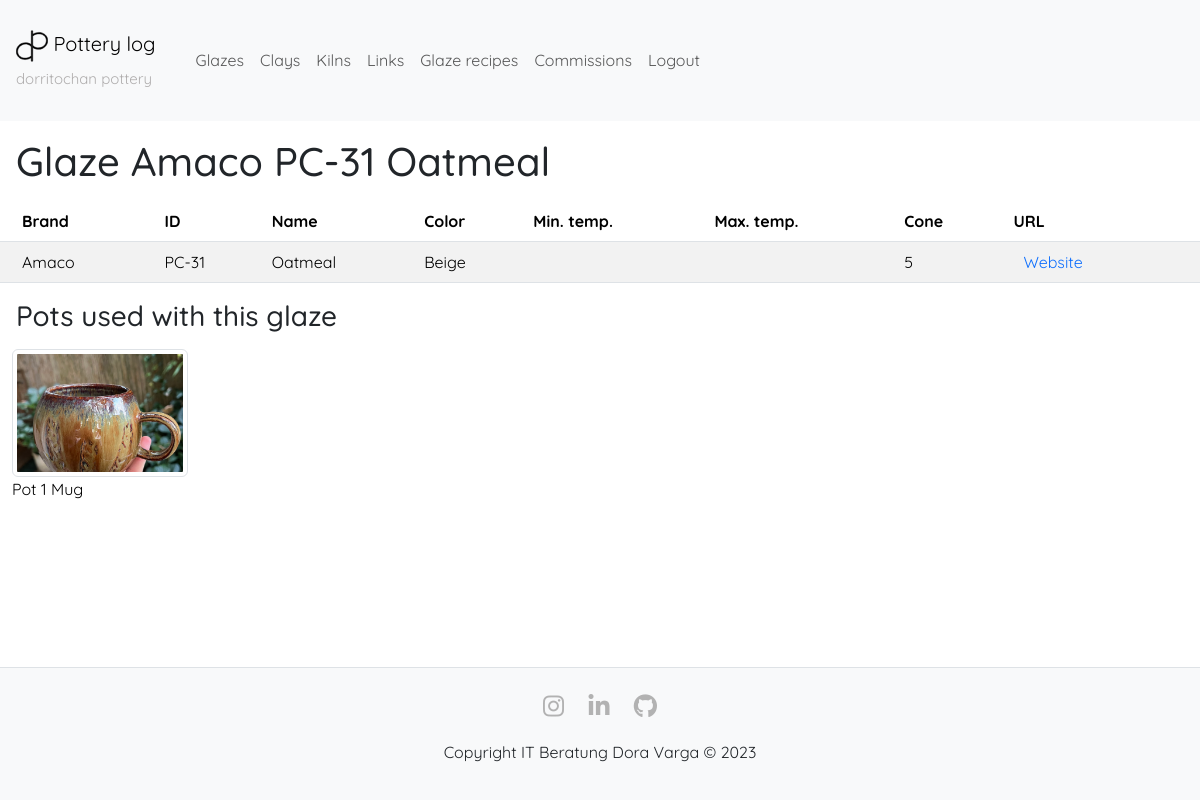
Page /showglaze/20 (signed in) on the committed database.
### app/models.py (models this page shows, shortened)
class Glaze(db.Model):
    __tablename__ = 'glaze'
    id = db.Column(db.Integer, primary_key=True)
    brand = db.Column(db.String(140), index=True)
    name = db.Column(db.String(50), unique=True)
    brand_id = db.Column(db.Integer, unique=True)
    color = db.Column(db.String(140))
    temp_min = db.Column(db.Integer) # in °C
    temp_max = db.Column(db.Integer) # in °C
    cone = db.Column(db.String(5))
    glaze_url = db.Column(db.String(200))
    glazed_pots = db.relationship('PotGlaze', back_populates='glaze', lazy='dynamic')
    def get_glaze_name(self):
        brand = self.brand or ''
        brand_id = self.brand_id or ''
        name = self.name or ''
        return '{} {} {}'.format(brand, brand_id, name)

class PotGlaze(db.Model):
    __tablename__ = 'pot_glaze'
    id = db.Column(db.Integer, primary_key=True)
    pot_id = db.Column(db.Integer, db.ForeignKey('pot.id'))
    glaze_id = db.Column(db.Integer, db.ForeignKey('glaze.id'))
    number_of_layers = db.Column(db.Integer)
    display_order = db.Column(db.Integer)
    pot = db.relationship('Pot', back_populates='used_glazes')
    glaze = db.relationship('Glaze', back_populates='glazed_pots')

class Pot(db.Model):
    __tablename__ = 'pot'
    id = db.Column(db.Integer, primary_key=True)
    vessel_type = db.Column(db.String(50))
    clay_type = db.Column(db.Integer, db.ForeignKey('clay.id'), index=True)
    author = db.Column(db.String(30), index=True)
    images = db.relationship('Image', back_populates='pot', cascade='all, delete-orphan')
    primary_image = db.Column(db.String(255))
    throw_date = db.Column(db.Date, index=True, default=lambda: germany_timezone.localize(datetime.now()))
    throw_weight = db.Column(db.Integer, index=True) # in g
    throw_height = db.Column(db.String(140)) # in cm
    throw_width = db.Column(db.String(140)) # in cm
    throw_notes = db.Column(db.Text)
    trim_date = db.Column(db.Date, index=True)
    trim_weight = db.Column(db.Integer, index=True) # in g
    trim_surface_treatment = db.Column(db.String(140), index=True)
    trim_notes = db.Column(db.Text)
    bisque_fire_start = db.Column(db.Date, index=True)
    bisque_fire_program_id = db.Column(db.Integer, db.ForeignKey('firing_program.id'), index=True)
    bisque_fired_with_program = db.relationship('FiringProgram', back_populates='bisque_pots', foreign_keys=[bisque_fire_program_id])
    bisque_fire_kiln_id = db.Column(db.Integer, db.ForeignKey('kiln.id'), index=True, default=1)
    bisque_fired_with_kiln = db.relationship('Kiln', back_populates='bisque_fired_pots', foreign_keys=[bisque_fire_kiln_id])
    bisque_fire_end = db.Column(db.DateTime)
    bisque_fire_open = db.Column(db.DateTime)
    bisque_fire_notes = db.Column(db.Text)
    glaze_date = db.Column(db.Date, index=True)
    used_glazes = db.relationship('PotGlaze', back_populates='pot', lazy='dynamic', cascade='all, delete-orphan')
    glaze_notes = db.Column(db.Text)
    glaze_fire_start = db.Column(db.DateTime, index=True)
    glaze_fire_program_id = db.Column(db.Integer, db.ForeignKey('firing_program.id'), index=True)
    glaze_fired_with_program = db.relationship('FiringProgram', back_populates='glaze_pots', foreign_keys=[glaze_fire_program_id])
    glaze_fire_kiln_id = db.Column(db.Integer, db.ForeignKey('kiln.id'), index=True, default=1)
    glaze_fired_with_kiln = db.relationship('Kiln', back_populates='glaze_fired_pots', foreign_keys=[glaze_fire_kiln_id])
    glaze_fire_end = db.Column(db.DateTime, index=True)
    glaze_fire_open = db.Column(db.DateTime, index=True)
    glaze_fire_notes = db.Column(db.Text)
    def get_pot_name(self):
        return 'Pot {} {}'.format(self.id, self.vessel_type)

### app/controller.py (the view)
@app.route('/showglaze/<int:glaze_id>')
@login_required
def show_glaze(glaze_id):
    glaze = Glaze.query.get_or_404(glaze_id)
    return render_template('showglaze.html', title='Glaze {}'.format(glaze.get_glaze_name()), glaze=glaze)

### app/models.py (called while the page is built)
@login.user_loader
def load_user(id):
    return User.query.get(int(id))

### app/templates/showglaze.html
{% extends 'layout.html' %}
{% block main %}
<h1 class="m-3">Glaze {{ glaze.get_glaze_name() }}</h1>
<table class="table table-striped">
    <thead>
        <tr>
            <th>Brand</th>
            <th>ID</th>
            <th>Name</th>
            <th>Color</th>
            <th>Min. temp.</th>
            <th>Max. temp.</th>
            <th>Cone</th>
            <th style="padding: 8px 13px;">URL</th>
        </tr>
    </thead>
    <body>
        <tr>
            <td class="vertical-center">{{ glaze.brand or '' }}</td>
            <td class="vertical-center">{{ glaze.brand_id or '' }}</td>
            <td class="vertical-center">{{ glaze.name or '' }}</td>
            <td class="vertical-center">{{ glaze.color or '' }}</td>
            <td class="vertical-center">{{ glaze.temp_min ~ '°C' if glaze.temp_min else '' }}</td>
            <td class="vertical-center">{{ glaze.temp_max ~ '°C' if glaze.temp_max else '' }}</td>
            <td class="vertical-center">{{ glaze.cone or '' }}</td>
            <td class="vertical-center">
                {% if glaze.glaze_url %}
                    <a class="hover-border-link" href="{{ glaze.glaze_url or '' }}" target="_blank">
                        Website
                    </a>
                {% endif %}
            </td>
        </tr>
    </body>
</table>
<h3 class="m-3">Pots used with this glaze</h3>
<div class="container-fluid">
    <div class="row">
        {% for pot in glaze.glazed_pots %}
            <a href="{{ url_for('edit_pot', pot_id=pot.pot_id) }}" class="col-md-2 link-image-label">
                <div id="photo-thumbnail-{{ loop.index0 }}">
                    {% if pot.pot.primary_image %}
                        <img src="{{ url_for('static', filename='photos/' + pot.pot.primary_image) }}" alt="Selected Photo" style="width: 14rem; height: 8rem; object-fit: cover;" class="img-thumbnail">
                    {% else %}
                        <img src="{{ url_for('static', filename='photos/default_mug.jpg') }}" alt="Default photo" style="width: 14rem; height: 8rem; object-fit: cover;" class="img-thumbnail">
                    {% endif %}
                </div>
                {{ pot.pot.get_pot_name() }}
            </a>
        {% endfor %}
    </div>
</div>
{% endblock %}

### app/static/css/styles.css (style rules this page uses)
body { margin: 0; font-family: 'Quicksand', sans-serif; display: flex; flex-direction: column; min-height: 100vh; }
a.hover-border-link { color: #0d6efd; text-decoration: none; padding: 8px 13px; border: 2px solid transparent; transition: all 0.1s; }
.vertical-center { vertical-align: middle; }
a.link-image-label { text-decoration: none; cursor: pointer; color: black; }
.table.table-striped td:nth-child(1), .table.table-striped th:nth-child(1) { padding-left: 22px; }

### rows in the picture
Glaze: get_glaze_name "Amaco PC-31 Oatmeal", brand "Amaco", brand "PC-31", name "Oatmeal", color "Beige", cone "5"
PotGlaze: primary_image (picture), pot.get_pot_name "Pot 1 Mug"
